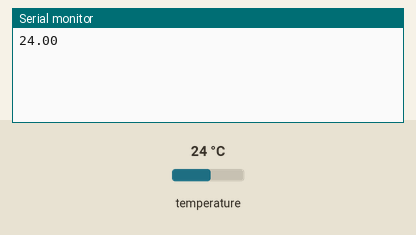
Recording of a sketch running on a simulated Arduino Uno, built with avr-gcc and run on an emulated ATmega328P. On the bench: the last lines printed to the serial monitor. The test bench sets the inputs (shaded band); at power-on: temperature 24 °C.

Above: at 2.2 s.
2.3 s: temperature set to 12 °C
At 3.3 s:
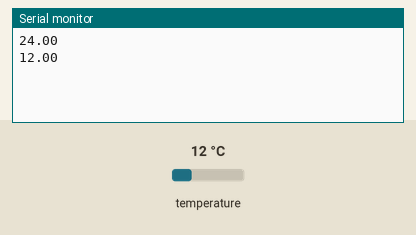
3.8 s: temperature set to 19 °C
At 4.8 s:
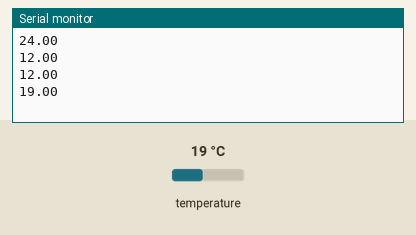
Timing chart, 0 to 6.8 s (numbered marks = the images above; inputs shaded):
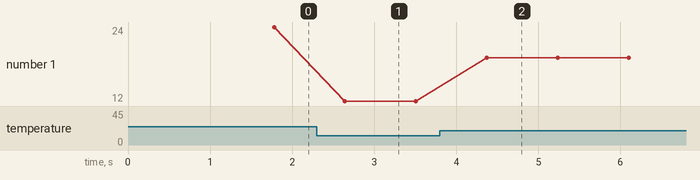

The sketch:

read_sensor.ino
```cpp
#include <OneWire.h>
#include <DallasTemperature.h>
OneWire ourWire(2);

DallasTemperature sensors(&ourWire);

void setup() {
  delay(1000);
  Serial.begin(9600);
  sensors.begin();
}

void loop() {
  sensors.requestTemperatures();
  float temp= sensors.getTempCByIndex(0);
  Serial.println(temp);
  delay(100);
}
```

Measured:
- after the input at 2.3 s, the serial monitor: prints a new line after 0.34 s (image 1)
- after the input at 3.8 s, the serial monitor: prints a new line after 0.57 s (image 2)
- plotted number 1: 24 → 12 after the input at 2.3 s, 12 → 19 after the input at 3.8 s
